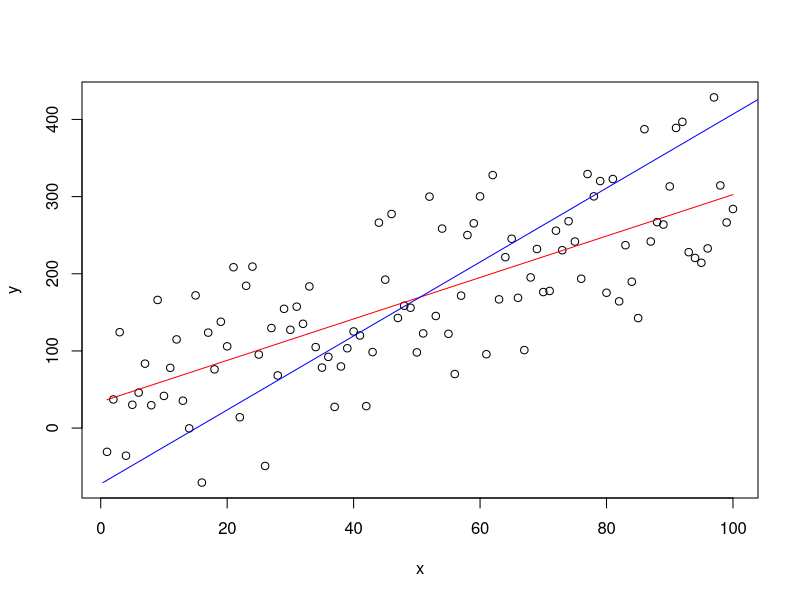
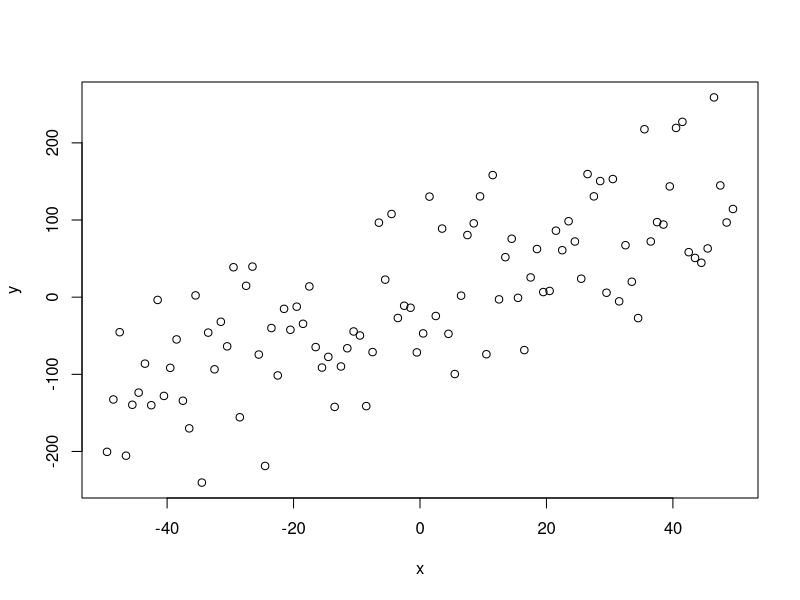
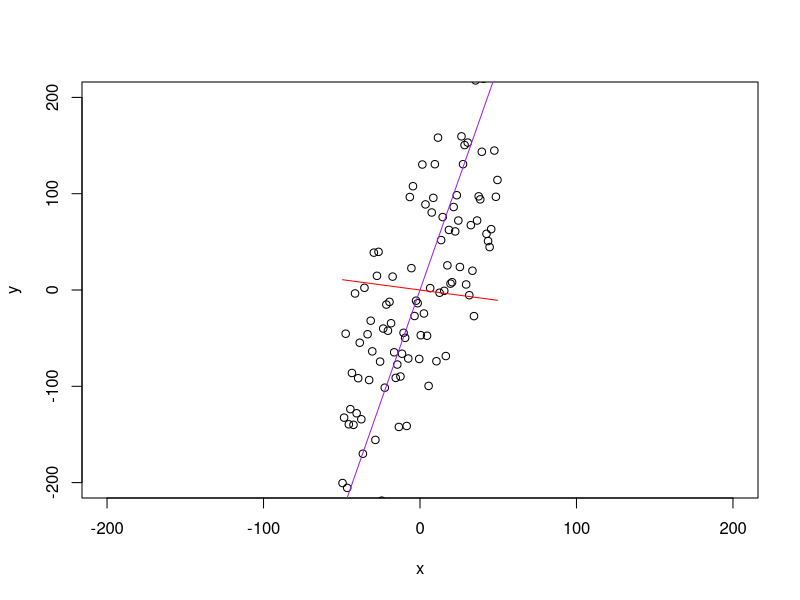
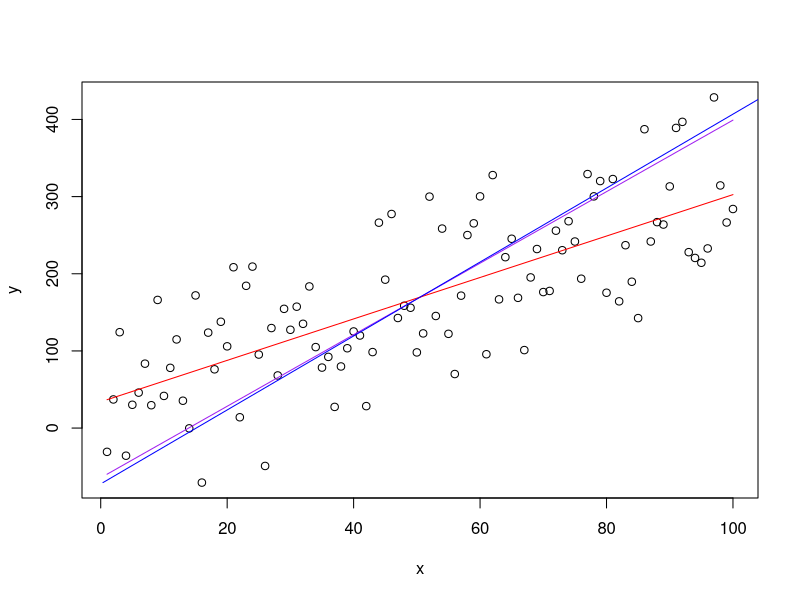
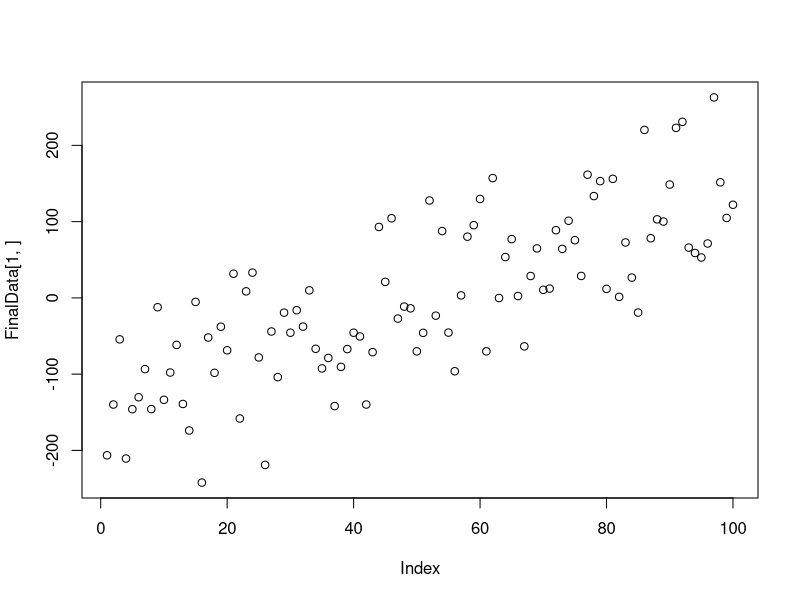
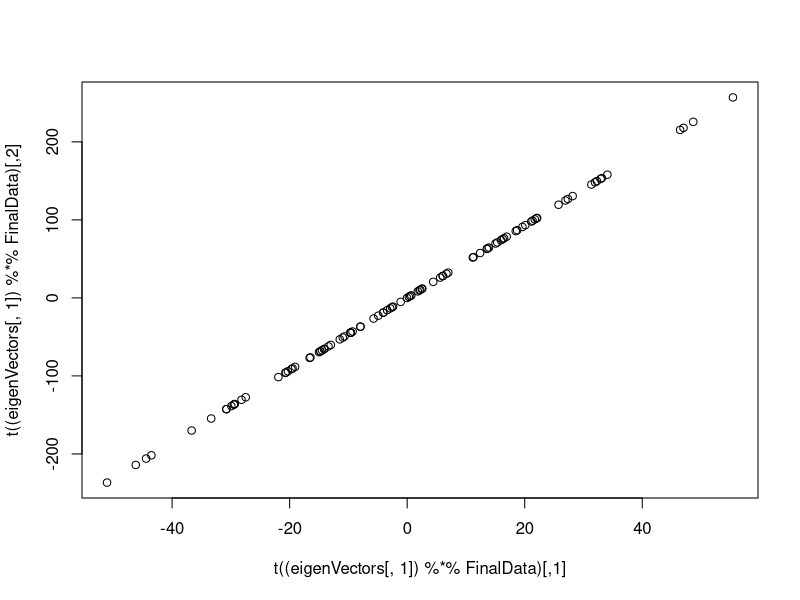

Source code (R) for these figures, in order:
## ---- chunk 1
set.seed(2)
x <- 1:100
y <- 20 + 3 * x
e <- rnorm(100, 0, 60)
y <- 20 + 3 * x + e
## ---- chunk 2
plot(x,y)
yx.lm <- lm(y ~ x)
lines(x, predict(yx.lm), col="red")

xy.lm <- lm(x ~ y)
lines(predict(xy.lm), y, col="blue")
## ---- chunk 3
#normalize means and cbind together
xmean=mean(x)
ymean=mean(y)
xyNorm <- cbind(x=x-xmean, y=y-ymean)
plot(xyNorm)

#covariance
xyCov <- cov(xyNorm)
eigenValues <- eigen(xyCov)$values
eigenVectors <- eigen(xyCov)$vectors
eigenValues
eigenVectors
## ---- chunk 4
#plot(xyNorm) #, ylim=c(-200,200), xlim=c(-100,100)
plot(xyNorm, ylim=c(-200,200), xlim=c(-200,200))
lines(xyNorm[x], eigenVectors[2,1]/eigenVectors[1,1] * xyNorm[x], col='purple')
lines(xyNorm[x], eigenVectors[2,2]/eigenVectors[1,2] * xyNorm[x], col='red')

# the two PCAs are perpendicular
(atan(eigenVectors[2,1]/eigenVectors[1,1]) - atan(eigenVectors[2,2]/eigenVectors[1,2]))*180/pi
eigenVectors[,1] %*% eigenVectors[,2]
## ---- chunk 5
# the largest eigenValue is the first one
# so that’s our principal component.
# but the principal component is in normalized terms (mean=0)
# and we want it back in real terms like our starting data
# so let’s denormalize it
plot(x,y)
lines(x, (eigenVectors[2,1]/eigenVectors[1,1] * xyNorm[x]) + mean(y), col='purple')
# that looks right. line through the middle as expected

# what if we bring back our other two regressions?
lines(x, predict(yx.lm), col="red")
lines(predict(xy.lm), y, col="blue")
## ---- chunk 6
FinalData = t(eigenVectors[,1]) %*% t(xyNorm)
#Final Data After dimension reduction
plot(FinalData[1,])
#Trying to get databack but the retrived data have lost some info
plot(t((eigenVectors[,1]) %*% FinalData))


FinalData2 = t(eigenVectors) %*% t(xyNorm)
head(t((eigenVectors) %*% FinalData2))
head(xyNorm)
